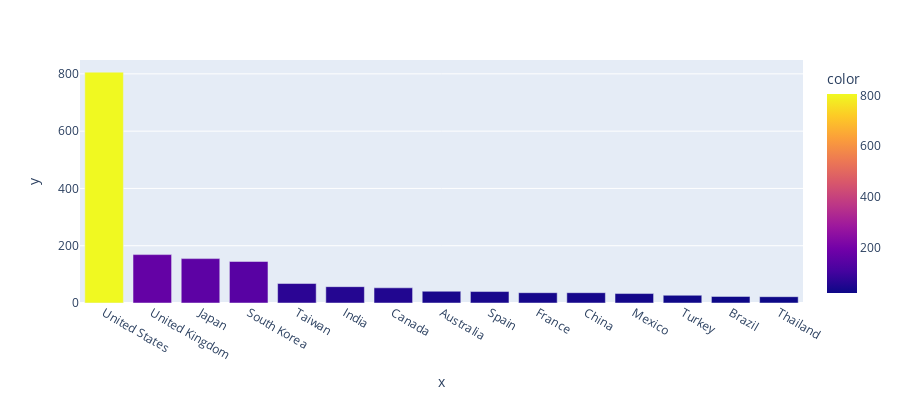

Source (notebook cell):
### Code cell
#Country wise representation of all tv shows.

tv= df[df['type'] == 'TV Show']
country  = tv['country'].value_counts()
country = country[:15,]
fig = px.bar(x=country.index, y=country.values, color=country.values,
             hover_data=[country.index, country.values],labels={'country':'Frequency'}, height=400)
fig.show()

### Figure 1 — Plotly figure (JSON) as saved in the notebook; plotly's stock layout.template omitted (floating-point values rounded to 4 significant figures)
{"data": [{"alignmentgroup": "True", "customdata": [["United States", 806], ["United Kingdom", 169], ["Japan", 155], ["South Korea", 145], ["Taiwan", 68], ["India", 57], ["Canada", 53], ["Australia", 41], ["Spain", 40], ["France", 36], ["China", 36], ["Mexico", 33], ["Turkey", 27], ["Brazil", 23], ["Thailand", 22]], "hovertemplate": "x=%{x}<br>y=%{y}<br>hover_data_0=%{customdata[0]}<br>hover_data_1=%{customdata[1]}<br>color=%{marker.color}<extra></extra>", "legendgroup": "", "marker": {"color": [806, 169, 155, 145, 68, 57, 53, 41, 40, 36, 36, 33, 27, 23, 22], "coloraxis": "coloraxis"}, "name": "", "offsetgroup": "", "orientation": "v", "showlegend": false, "textposition": "auto", "type": "bar", "x": ["United States", "United Kingdom", "Japan", "South Korea", "Taiwan", "India", "Canada", "Australia", "Spain", "France", "China", "Mexico", "Turkey", "Brazil", "Thailand"], "xaxis": "x", "y": [806, 169, 155, 145, 68, 57, 53, 41, 40, 36, 36, 33, 27, 23, 22], "yaxis": "y"}], "layout": {"barmode": "relative", "coloraxis": {"colorbar": {"title": {"text": "color"}}, "colorscale": [[0, "#0d0887"], [0.1111, "#46039f"], [0.2222, "#7201a8"], [0.3333, "#9c179e"], [0.4444, "#bd3786"], [0.5556, "#d8576b"], [0.6667, "#ed7953"], [0.7778, "#fb9f3a"], [0.8889, "#fdca26"], [1, "#f0f921"]]}, "height": 400, "legend": {"tracegroupgap": 0}, "margin": {"t": 60}, "xaxis": {"anchor": "y", "domain": [0, 1], "title": {"text": "x"}}, "yaxis": {"anchor": "x", "domain": [0, 1], "title": {"text": "y"}}}}
